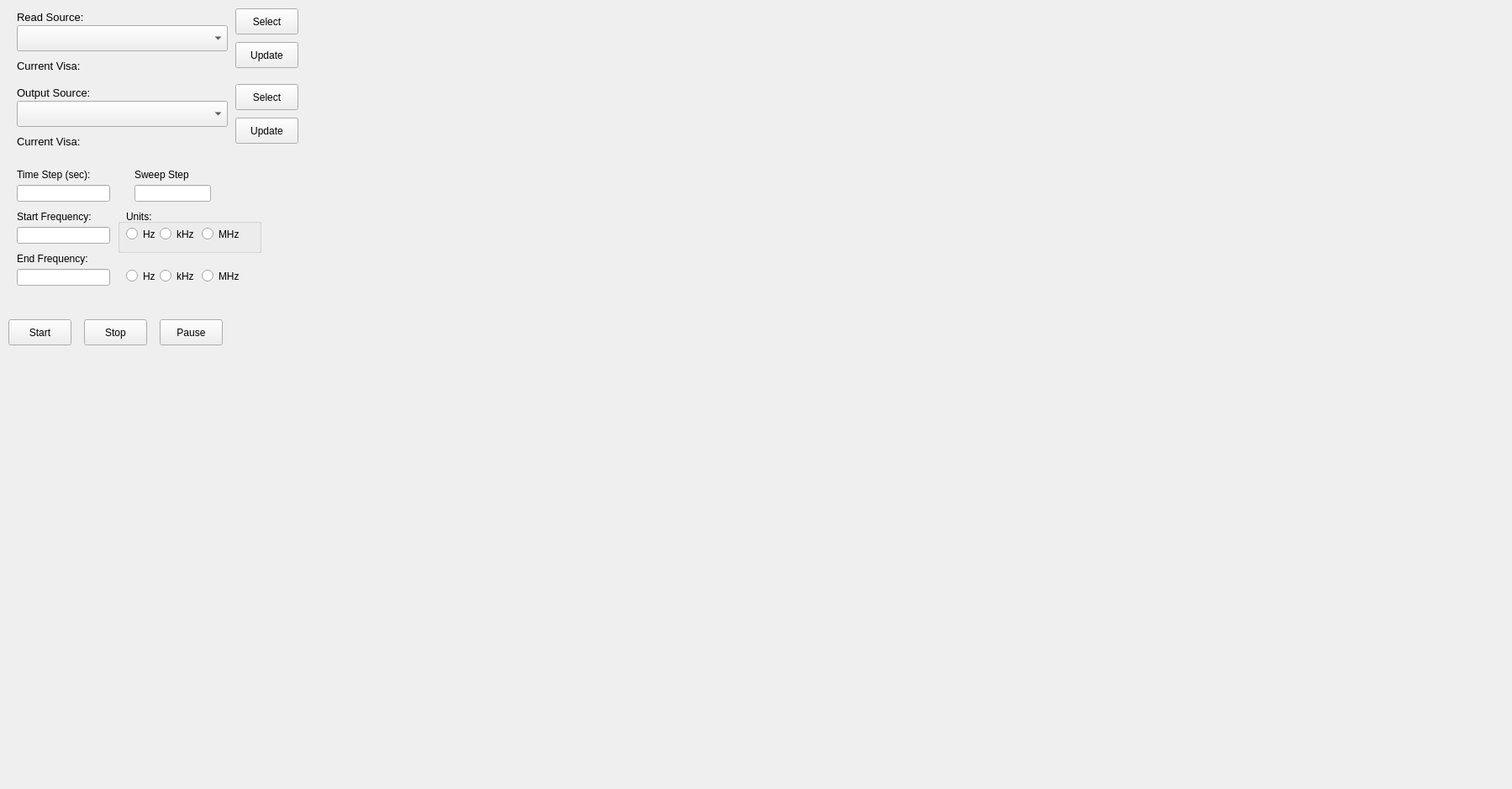
              <widget class="QWidget" name="scrollAreaWidgetContents_2">
               <property name="geometry">
                <rect>
                 <x>0</x>
                 <y>0</y>
                 <width>1799</width>
                 <height>939</height>
                </rect>
               </property>
               <widget class="QLabel" name="label_15">
                <property name="geometry">
                 <rect>
                  <x>20</x>
                  <y>70</y>
                  <width>81</width>
                  <height>16</height>
                 </rect>
                </property>
                <property name="font">
                 <font>
                  <pointsize>10</pointsize>
                 </font>
                </property>
                <property name="text">
                 <string>Current Visa:</string>
                </property>
               </widget>
               <widget class="QComboBox" name="comboBoxReadList">
                <property name="geometry">
                 <rect>
                  <x>20</x>
                  <y>30</y>
                  <width>251</width>
                  <height>31</height>
                 </rect>
                </property>
               </widget>
               <widget class="QLabel" name="labelCurrentVisa">
                <property name="geometry">
                 <rect>
                  <x>100</x>
                  <y>70</y>
                  <width>161</width>
                  <height>16</height>
                 </rect>
                </property>
                <property name="font">
                 <font>
                  <pointsize>10</pointsize>
                 </font>
                </property>
                <property name="text">
                 <string/>
                </property>
               </widget>
               <widget class="QPushButton" name="pushButtonSelectRS">
                <property name="geometry">
                 <rect>
                  <x>280</x>
                  <y>10</y>
                  <width>75</width>
                  <height>31</height>
                 </rect>
                </property>
                <property name="text">
                 <string>Select</string>
                </property>
               </widget>
               <widget class="QPushButton" name="pushButtonUpdateRS">
                <property name="geometry">
                 <rect>
                  <x>280</x>
                  <y>50</y>
                  <width>75</width>
                  <height>31</height>
                 </rect>
                </property>
                <property name="text">
                 <string>Update</string>
                </property>
               </widget>
               <widget class="QPushButton" name="pushButtonStartRS">
                <property name="geometry">
                 <rect>
                  <x>10</x>
                  <y>380</y>
                  <width>75</width>
                  <height>31</height>
                 </rect>
                </property>
                <property name="text">
                 <string>Start</string>
                </property>
               </widget>
               <widget class="QPushButton" name="pushButtonStopRS">
                <property name="geometry">
                 <rect>
                  <x>100</x>
                  <y>380</y>
                  <width>75</width>
                  <height>31</height>
                 </rect>
                </property>
                <property name="text">
                 <string>Stop</string>
                </property>
               </widget>
               <widget class="QPushButton" name="pushButtonPauseRS">
                <property name="geometry">
                 <rect>
                  <x>190</x>
                  <y>380</y>
                  <width>75</width>
                  <height>31</height>
                 </rect>
                </property>
                <property name="text">
                 <string>Pause</string>
                </property>
               </widget>
               <widget class="CurveWidget" name="curvewidgetPlot">
                <property name="geometry">
                 <rect>
                  <x>360</x>
                  <y>10</y>
                  <width>1441</width>
                  <height>491</height>
                 </rect>
                </property>
                <property name="orientation">
                 <enum>Qt::Horizontal</enum>
                </property>
               </widget>
               <widget class="QLabel" name="label_17">
                <property name="geometry">
                 <rect>
                  <x>20</x>
                  <y>10</y>
                  <width>101</width>
                  <height>20</height>
                 </rect>
                </property>
                <property name="font">
                 <font>
                  <pointsize>10</pointsize>
                 </font>
                </property>
                <property name="text">
                 <string>Read Source:</string>
                </property>
               </widget>
               <widget class="QLabel" name="label_20">
                <property name="geometry">
                 <rect>
                  <x>20</x>
                  <y>100</y>
                  <width>101</width>
                  <height>20</height>
                 </rect>
                </property>
                <property name="font">
                 <font>
                  <pointsize>10</pointsize>
                 </font>
                </property>
                <property name="text">
                 <string>Output Source:</string>
                </property>
               </widget>
               <widget class="QComboBox" name="comboBoxSourceList">
                <property name="geometry">
                 <rect>
                  <x>20</x>
                  <y>120</y>
                  <width>251</width>
                  <height>31</height>
                 </rect>
                </property>
               </widget>
               <widget class="QPushButton" name="pushButtonSourceSelectRS">
                <property name="geometry">
                 <rect>
                  <x>280</x>
                  <y>100</y>
                  <width>75</width>
                  <height>31</height>
                 </rect>
                </property>
                <property name="text">
                 <string>Select</string>
                </property>
               </widget>
               <widget class="QPushButton" name="pushButtonSourceUpdateRS">
                <property name="geometry">
                 <rect>
                  <x>280</x>
                  <y>140</y>
                  <width>75</width>
                  <height>31</height>
                 </rect>
                </property>
                <property name="text">
                 <string>Update</string>
                </property>
               </widget>
               <widget class="QLabel" name="label_21">
                <property name="geometry">
                 <rect>
                  <x>20</x>
                  <y>160</y>
                  <width>81</width>
                  <height>16</height>
                 </rect>
                </property>
                <property name="font">
                 <font>
                  <pointsize>10</pointsize>
                 </font>
                </property>
                <property name="text">
                 <string>Current Visa:</string>
                </property>
               </widget>
               <widget class="QLabel" name="labelCurrentSourceVisa">
                <property name="geometry">
                 <rect>
                  <x>100</x>
                  <y>160</y>
                  <width>161</width>
                  <height>16</height>
                 </rect>
                </property>
                <property name="font">
                 <font>
                  <pointsize>10</pointsize>
                 </font>
                </property>
                <property name="text">
                 <string/>
                </property>
               </widget>
               <widget class="QGroupBox" name="groupBox_2">
                <property name="geometry">
                 <rect>
                  <x>140</x>
                  <y>260</y>
                  <width>171</width>
                  <height>41</height>
                 </rect>
                </property>
                <property name="title">
                 <string/>
                </property>
                <widget class="QRadioButton" name="radioButtonkHz_RS">
                 <property name="geometry">
                  <rect>
                   <x>50</x>
                   <y>10</y>
                   <width>51</width>
                   <height>17</height>
                  </rect>
                 </property>
                 <property name="text">
                  <string>kHz</string>
                 </property>
                </widget>
                <widget class="QRadioButton" name="radioButtonHz_RS">
                 <property name="geometry">
                  <rect>
                   <x>10</x>
                   <y>10</y>
                   <width>41</width>
                   <height>17</height>
                  </rect>
                 </property>
                 <property name="text">
                  <string>Hz</string>
                 </property>
                </widget>
                <widget class="QRadioButton" name="radioButtonMHz_RS">
                 <property name="geometry">
                  <rect>
                   <x>100</x>
                   <y>10</y>
                   <width>51</width>
                   <height>17</height>
                  </rect>
                 </property>
                 <property name="text">
                  <string>MHz</string>
                 </property>
                </widget>
               </widget>
               <widget class="QRadioButton" name="radioButtonEndkHzRS">
                <property name="geometry">
                 <rect>
                  <x>190</x>
                  <y>320</y>
                  <width>51</width>
                  <height>17</height>
                 </rect>
                </property>
                <property name="text">
                 <string>kHz</string>
                </property>
               </widget>
               <widget class="QLineEdit" name="lineEditEndFrequencyRS">
                <property name="geometry">
                 <rect>
                  <x>20</x>
                  <y>320</y>
                  <width>111</width>
                  <height>20</height>
                 </rect>
                </property>
               </widget>
               <widget class="QLineEdit" name="lineEditTimestepRS">
                <property name="geometry">
                 <rect>
                  <x>20</x>
                  <y>220</y>
                  <width>111</width>
                  <height>20</height>
                 </rect>
                </property>
               </widget>
               <widget class="QLabel" name="labelTimestep">
                <property name="geometry">
                 <rect>
                  <x>20</x>
                  <y>200</y>
                  <width>121</width>
                  <height>16</height>
                 </rect>
                </property>
                <property name="text">
                 <string>Time Step (sec):</string>
                </property>
               </widget>
               <widget class="QLabel" name="label_31">
                <property name="geometry">
                 <rect>
                  <x>20</x>
                  <y>250</y>
                  <width>121</width>
                  <height>16</height>
                 </rect>
                </property>
                <property name="text">
                 <string>Start Frequency:</string>
                </property>
               </widget>
               <widget class="QRadioButton" name="radioButtonEndHzRS">
                <property name="geometry">
                 <rect>
                  <x>150</x>
                  <y>320</y>
                  <width>41</width>
                  <height>17</height>
                 </rect>
                </property>
                <property name="text">
                 <string>Hz</string>
                </property>
               </widget>
               <widget class="QLabel" name="labelTimestep_2">
                <property name="geometry">
                 <rect>
                  <x>160</x>
                  <y>200</y>
                  <width>91</width>
                  <height>16</height>
                 </rect>
                </property>
                <property name="text">
                 <string>Sweep Step</string>
                </property>
               </widget>
               <widget class="QLabel" name="label_32">
                <property name="geometry">
                 <rect>
                  <x>20</x>
                  <y>300</y>
                  <width>111</width>
                  <height>16</height>
                 </rect>
                </property>
                <property name="text">
                 <string>End Frequency:</string>
                </property>
               </widget>
               <widget class="QLabel" name="label_33">
                <property name="geometry">
                 <rect>
                  <x>150</x>
                  <y>250</y>
                  <width>91</width>
                  <height>16</height>
                 </rect>
                </property>
                <property name="text">
                 <string>Units:</string>
                </property>
               </widget>
               <widget class="QRadioButton" name="radioButtonEndMHzRS">
                <property name="geometry">
                 <rect>
                  <x>240</x>
                  <y>320</y>
                  <width>51</width>
                  <height>17</height>
                 </rect>
                </property>
                <property name="text">
                 <string>MHz</string>
                </property>
               </widget>
               <widget class="QLineEdit" name="lineEditSweepStepRS">
                <property name="geometry">
                 <rect>
                  <x>160</x>
                  <y>220</y>
                  <width>91</width>
                  <height>20</height>
                 </rect>
                </property>
               </widget>
               <widget class="QLineEdit" name="lineEditStartFrequencyRS">
                <property name="geometry">
                 <rect>
                  <x>20</x>
                  <y>270</y>
                  <width>111</width>
                  <height>20</height>
                 </rect>
                </property>
               </widget>
              </widget>
